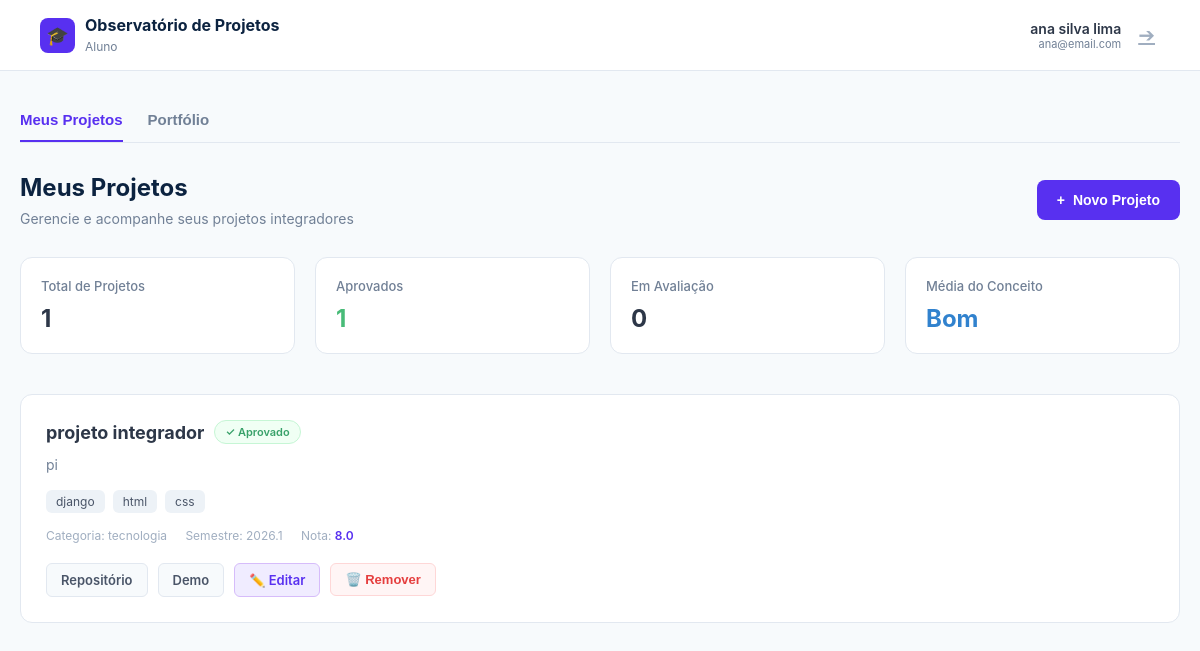
The page /dashboard/ (signed in) on the database its author committed.
### app_cadastro_projeto/models.py (models this page shows, shortened)
class PerfilUsuario(models.Model):
    OPCOES_PERFIL = [
        ('aluno', 'Aluno'),
        ('professor', 'Professor'),
        ('administracao', 'Administração'),
        ('empresa', 'Empresa'),
    ]
    user = models.OneToOneField(User, on_delete=models.CASCADE, related_name='perfil')
    tipo_usuario = models.CharField(max_length=20, choices=OPCOES_PERFIL, default='aluno')
    matricula = models.CharField(max_length=50, blank=True, null=True)
    telefone = models.CharField(max_length=20, blank=True, null=True)
    foto = models.ImageField(upload_to='fotos_perfil/', blank=True, null=True)
    bio = models.TextField(blank=True, null=True)
    ativo = models.BooleanField(default=True)
    criado_em = models.DateTimeField(auto_now_add=True)
    atualizado_em = models.DateTimeField(auto_now=True)
    class Meta:
        verbose_name = 'Perfil de Usuário'
        verbose_name_plural = 'Perfis de Usuários'
        ordering = ['-criado_em']
    @classmethod
    def buscar_por_usuario(cls, user):
        try:
            return cls.objects.get(user=user)
        except cls.DoesNotExist:
            return None

class ProjetoUsuario(models.Model):
    STATUS_CHOICES = [
        ('em_avaliacao', 'Em Avaliação'),
        ('aprovado', 'Aprovado'),
        ('reprovado', 'Reprovado'),
    ]
    usuario = models.ForeignKey(User, on_delete=models.CASCADE, related_name='projetos_usuario')
    titulo = models.CharField(max_length=200)
    descricao = models.TextField()
    categoria = models.CharField(max_length=100, blank=True)
    semestre = models.CharField(max_length=20, blank=True)
    nota = models.FloatField(blank=True, null=True)
    status = models.CharField(max_length=20, choices=STATUS_CHOICES, default='em_avaliacao')
    tags = models.CharField(max_length=200, blank=True, help_text='Separe por vírgula. Ex: React,Node.js')
    link_repositorio = models.URLField(blank=True, null=True)
    link_demo = models.URLField(blank=True, null=True)
    ativo = models.BooleanField(default=True)
    criado_em = models.DateTimeField(auto_now_add=True, null=True)
    atualizado_em = models.DateTimeField(auto_now=True, null=True)
    class Meta:
        ordering = ['-criado_em']
    def get_tags_lista(self):
        return [t.strip() for t in self.tags.split(',') if t.strip()]

### app_cadastro_projeto/views.py (the view, shortened to what this page needs)
# urls.py: path('dashboard/', views.dashboard, name='dashboard'),
@login_required(login_url='home')
def dashboard(request):
    perfil = PerfilUsuario.buscar_por_usuario(request.user)
    if perfil and perfil.tipo_usuario == 'administracao':
        projetos = ProjetoUsuario.objects.filter(ativo=True).select_related('usuario')
        melhores_projetos = projetos.exclude(nota__isnull=True).order_by('-nota')[:3]
        form_cadastro = CadastroForm()
        total_projetos   = projetos.count()
        total_alunos     = PerfilUsuario.objects.filter(tipo_usuario='aluno', ativo=True).count()
        em_avaliacao     = projetos.filter(status='em_avaliacao').count()
        aprovados_count  = projetos.filter(status='aprovado').count()
        notas = list(projetos.exclude(nota__isnull=True).values_list('nota', flat=True))
        media_num = sum(notas) / len(notas) if notas else 0
        conceito_final = obter_conceito(media_num) if notas else '-'
        contexto = {
            'usuario': request.user,
            'perfil': perfil,
            'projetos': projetos.order_by('-criado_em')[:20],
            'melhores_projetos': melhores_projetos,
            'form': form_cadastro,
            'total_projetos':  total_projetos,
            'total_alunos':    total_alunos,
            'em_avaliacao':    em_avaliacao,
            'aprovados':       aprovados_count,
            'media_conceito':  conceito_final,
            'graf_evolucao_12m': json.dumps(_dados_evolucao_mensal(12)),
            'graf_evolucao_6m':  json.dumps(_dados_evolucao_mensal(6)),
            'graf_evolucao_3m':  json.dumps(_dados_evolucao_mensal(3)),
            'graf_status':       json.dumps(_dados_status()),
            'graf_categoria':    json.dumps(_dados_por_categoria()),
            'graf_semestre':     json.dumps(_dados_por_semestre()),
            'graf_radar':        json.dumps(_dados_radar()),
            'total_doughnut':    total_projetos,
        }
        return render(request, 'usuarios/dashboard_admin.html', contexto)
    else:
        projetos = ProjetoUsuario.objects.filter(usuario=request.user, ativo=True)
        melhores_projetos = projetos.exclude(nota__isnull=True).order_by('-nota')[:3]
        total        = projetos.count()
        aprovados    = projetos.filter(status='aprovado').count()
        em_avaliacao = projetos.filter(status='em_avaliacao').count()
        notas        = [p.nota for p in projetos if p.nota is not None]
        media_num    = sum(notas) / len(notas) if notas else 0
        conceito_final = obter_conceito(media_num) if notas else '-'
        contexto = {
            'usuario': request.user,
            'perfil': perfil,
            'projetos': projetos,
            'melhores_projetos': melhores_projetos,
            'total': total,
            'aprovados': aprovados,
            'em_avaliacao': em_avaliacao,
            'media_conceito': conceito_final,
            'form': None,
        }
        return render(request, 'usuarios/dashboard_aluno.html', contexto)

### app_cadastro_projeto/views.py (called while the page is built)
def obter_conceito(nota):
    if nota >= 9.0: return "Excelente"
    elif nota >= 7.0: return "Bom"
    elif nota >= 5.0: return "Suficiente"
    else: return "Insuficiente"

### app_cadastro_projeto/templates/usuarios/dashboard_aluno.html (shortened to what this page needs)
<!DOCTYPE html>
<html lang="pt-br">
<head>
</head>
<body>
<nav class="navbar">
    <div class="brand">
        <div class="brand-icon">🎓</div>
        <div class="brand-text">
            <h1>Observatório de Projetos</h1>
            <span>{{ perfil.get_tipo_usuario_display|default:"Aluno" }}</span>
        </div>
    </div>
    <div class="user-menu">
        <div class="user-info">
            <p class="user-name">{{ usuario.first_name|default:"Usuário" }}</p>
            <p class="user-role">{{ usuario.email }}</p>
        </div>
        <a href="{% url 'logout' %}" class="btn-logout" title="Sair">➔</a>
    </div>
</nav>
<div class="container">
    <div class="tabs">
        <button class="tab active" onclick="mostrarAba('projetos', this)">Meus Projetos</button>
        <button class="tab" onclick="mostrarAba('portfolio', this)">Portfólio</button>
    </div>
    <div id="aba-projetos" class="section active">
        <div class="dashboard-header">
            <div>
                <h2>Meus Projetos</h2>
                <p>Gerencie e acompanhe seus projetos integradores</p>
            </div>
            <button class="btn-novo-projeto" onclick="abrirModal('modalProjeto')">
                <span>+</span> Novo Projeto
            </button>
        </div>
        <div class="metrics-grid">
            <div class="metric-card">
                <div class="metric-title">Total de Projetos</div>
                <div class="metric-value">{{ total }}</div>
            </div>
            <div class="metric-card">
                <div class="metric-title">Aprovados</div>
                <div class="metric-value green">{{ aprovados }}</div>
            </div>
            <div class="metric-card">
                <div class="metric-title">Em Avaliação</div>
                <div class="metric-value">{{ em_avaliacao }}</div>
            </div>
            <div class="metric-card">
                <div class="metric-title">Média do Conceito</div>
                <div class="metric-value {% if media_conceito == 'Excelente' %}conceito-excelente{% elif media_conceito == 'Bom' %}conceito-bom{% elif media_conceito == 'Suficiente' %}conceito-suficiente{% else %}conceito-insuficiente{% endif %}">
                    {{ media_conceito }}
                </div>
            </div>
        </div>
        {% if projetos %}
            {% for projeto in projetos %}
            <div class="project-card">
                <div class="project-title-row">
                    <h3 class="project-title">{{ projeto.titulo }}</h3>
                    {% if projeto.status == 'aprovado' %}
                        <span class="badge-aprovado">✓ Aprovado</span>
                    {% elif projeto.status == 'em_avaliacao' %}
                        <span class="badge-avaliacao">⏳ Em Avaliação</span>
                    {% else %}
                        <span class="badge-reprovado">✗ Reprovado</span>
                    {% endif %}
                </div>
                <p class="project-description">{{ projeto.descricao }}</p>
                {% if projeto.get_tags_lista %}
                <div class="tags-row">
                    {% for tag in projeto.get_tags_lista %}
                        <span class="tag">{{ tag }}</span>
                    {% endfor %}
                </div>
                {% endif %}
                <div class="meta-row">
                    {% if projeto.categoria %}<span>Categoria: {{ projeto.categoria }}</span>{% endif %}
                    {% if projeto.semestre %}<span>Semestre: {{ projeto.semestre }}</span>{% endif %}
                    {% if projeto.nota %}<span>Nota: <span class="nota">{{ projeto.nota }}</span></span>{% endif %}
                </div>
                <div class="project-actions">
                    {% if projeto.link_repositorio %}
                        <a href="{{ projeto.link_repositorio }}" target="_blank" class="btn-action">Repositório</a>
                    {% endif %}
                    {% if projeto.link_demo %}
                        <a href="{{ projeto.link_demo }}" target="_blank" class="btn-action">Demo</a>
                    {% endif %}
                    <a href="{% url 'editar_projeto' projeto.id %}" class="btn-action primary">✏️ Editar</a>
                    <form method="POST" action="{% url 'deletar_projeto' projeto.id %}" style="display:inline;" onsubmit="return confirm('Remover este projeto?')">
                        <button type="submit" class="btn-action danger">🗑️ Remover</button>
                    </form>
                </div>
            </div>
            {% endfor %}
        {% else %}
            <div class="empty-state">
                <div class="icon">📂</div>
                <p>Você ainda não tem projetos. Clique em <strong>+ Novo Projeto</strong> para começar!</p>
            </div>
        {% endif %}
    </div>
</div>
</body>
</html>

### app_cadastro_projeto/templates/usuarios/dashboard_aluno.html (style rules this page uses)
* { margin: 0; padding: 0; box-sizing: border-box; }
body { font-family: -apple-system, BlinkMacSystemFont, "Segoe UI", Roboto, sans-serif; background-color: #f7fafc; }
.navbar { background-color: white; border-bottom: 1px solid #e2e8f0; padding: 15px 40px; display: flex; justify-content: space-between; align-items: center; }
.brand { display: flex; align-items: center; gap: 10px; }
.brand-icon { background-color: #5830f0; color: white; width: 35px; height: 35px; border-radius: 8px; display: flex; justify-content: center; align-items: center; font-size: 18px; }
.brand-text h1 { font-size: 16px; color: #0c2340; margin: 0; font-weight: 700; }
.brand-text span { font-size: 12px; color: #718096; }
.user-menu { display: flex; align-items: center; gap: 12px; }
.user-info { text-align: right; }
.user-name { font-size: 14px; font-weight: 600; color: #2d3748; margin: 0; }
.user-role { font-size: 11px; color: #718096; margin: 0; }
.btn-logout { background: none; border: none; color: #a0aec0; cursor: pointer; font-size: 20px; padding: 5px; }
.container { max-width: 1200px; margin: 0 auto; padding: 40px 20px; }
.tabs { display: flex; gap: 25px; border-bottom: 1px solid #e2e8f0; margin-bottom: 30px; }
.tab { padding-bottom: 12px; font-size: 15px; font-weight: 600; color: #718096; border: none; background: none; cursor: pointer; border-bottom: 2px solid transparent; }
.tab.active { color: #5830f0; border-bottom: 2px solid #5830f0; }
.dashboard-header { display: flex; justify-content: space-between; align-items: center; margin-bottom: 30px; }
.dashboard-header h2 { font-size: 24px; color: #0c2340; margin: 0 0 8px 0; }
.dashboard-header p { font-size: 14px; color: #718096; margin: 0; }
.btn-novo-projeto { background-color: #5830f0; color: white; border: none; border-radius: 8px; padding: 12px 20px; font-weight: 600; font-size: 14px; cursor: pointer; display: flex; align-items: center; gap: 8px; }
.metrics-grid { display: grid; grid-template-columns: repeat(4, 1fr); gap: 20px; margin-bottom: 40px; }
.metric-card { background: white; border: 1px solid #e2e8f0; border-radius: 12px; padding: 20px; }
.metric-title { font-size: 13px; color: #718096; font-weight: 500; margin-bottom: 10px; }
.metric-value { font-size: 24px; font-weight: 700; color: #2d3748; }
.metric-value.green { color: #48bb78; }
.conceito-bom { color: #3182ce; }
.project-card { background: white; border: 1px solid #e2e8f0; border-radius: 12px; padding: 25px; margin-bottom: 20px; }
.project-title-row { display: flex; align-items: center; gap: 10px; margin-bottom: 10px; }
.project-title { font-size: 18px; font-weight: 700; color: #2d3748; margin: 0; }
.badge-aprovado { background-color: #f0fff4; color: #38a169; font-size: 11px; font-weight: 600; padding: 4px 10px; border-radius: 20px; border: 1px solid #c6f6d5; }
.project-description { font-size: 14px; color: #718096; line-height: 1.5; margin-bottom: 15px; }
.tags-row { display: flex; gap: 8px; margin-bottom: 15px; flex-wrap: wrap; }
.tag { background-color: #edf2f7; color: #4a5568; font-size: 12px; padding: 4px 10px; border-radius: 6px; }
.meta-row { font-size: 12px; color: #a0aec0; margin-bottom: 5px; }
.meta-row span { margin-right: 15px; }
.meta-row .nota { color: #5830f0; font-weight: 600; }
.project-actions { margin-top: 20px; display: flex; gap: 10px; flex-wrap: wrap; }
.btn-action { background-color: #f7fafc; border: 1px solid #e2e8f0; color: #4a5568; padding: 8px 14px; border-radius: 6px; font-size: 13px; font-weight: 600; cursor: pointer; text-decoration: none; display: inline-block; }
.btn-action.primary { background-color: #f0ecff; color: #5830f0; border-color: #d6bcfa; }
.btn-action.danger { background-color: #fff5f5; color: #e53e3e; border-color: #fed7d7; }
.section { display: none; }
.section.active { display: block; }

### rows shown on the page
PerfilUsuario: tipo_usuario "Aluno"
ProjetoUsuario: titulo "projeto integrador", status "✓ Aprovado", descricao "pi", get_tags_lista "django" "html" "css", categoria "tecnologia", semestre "2026.1", nota "8.0"

### other values the page prints
{{ usuario.first_name|default:"Usuário" }} "ana silva lima"
{{ usuario.email }} "ana@email.com"
{{ total }} "1"
{{ aprovados }} "1"
{{ em_avaliacao }} "0"
{{ media_conceito }} "Bom"
